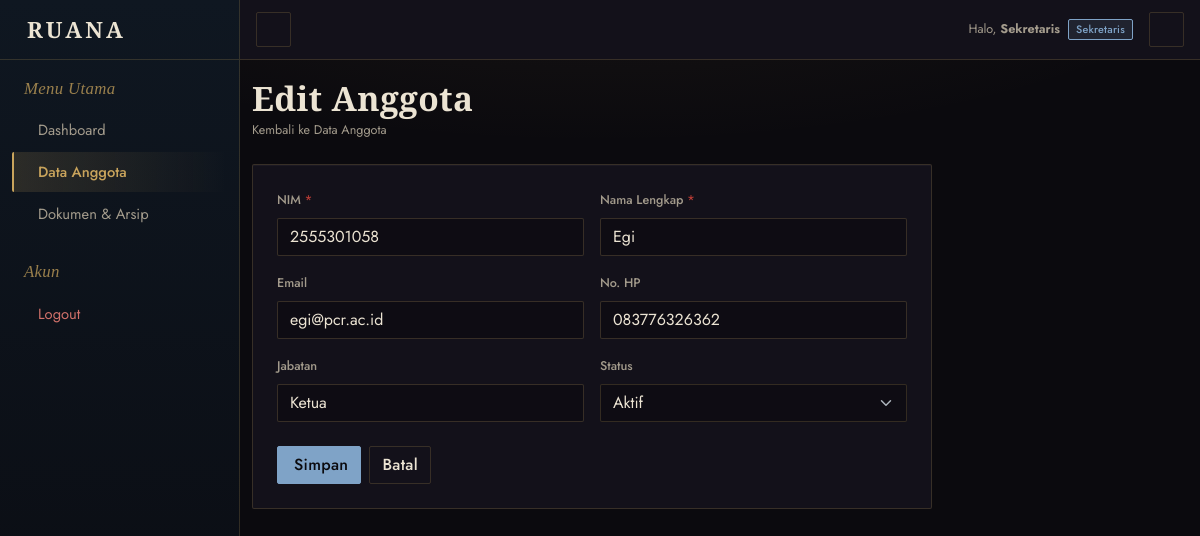
Page /index.php?page=anggota&action=edit&id=10 (signed in) on the committed database.
### tables this page shows
CREATE TABLE `anggota` (
  `id` int NOT NULL,
  `user_id` int DEFAULT NULL,
  `nim` varchar(20) NOT NULL,
  `nama` varchar(100) NOT NULL,
  `email` varchar(100) DEFAULT NULL,
  `no_hp` varchar(20) DEFAULT NULL,
  `jabatan` varchar(100) DEFAULT NULL,
  `status` enum('aktif','tidak aktif') DEFAULT 'aktif',
  `created_at` timestamp NULL DEFAULT CURRENT_TIMESTAMP
);

### app/controllers/AnggotaController.php (called while the page is built, shortened)
<?php
require_once BASE_PATH . '/app/models/Anggota.php';
require_once BASE_PATH . '/app/helpers/Access.php';
class AnggotaController {
    private $anggotaModel;
    public function __construct($conn) {
        $this->anggotaModel = new Anggota($conn);
    }
    public function edit() {
        $id      = isset($_GET['id']) ? (int) $_GET['id'] : 0;
        $anggota = $this->anggotaModel->findById($id);
        $nama  = $_SESSION['user'];
        $role  = $_SESSION['role'];
        require_once BASE_PATH . '/app/views/anggota/form.php';
    }
}

### app/helpers/Access.php (called while the page is built, shortened)
<?php
class Access {
    private static $map = [
        'ketua'      => ['*'],
        'sekretaris' => [self::MODULE_ANGGOTA, self::MODULE_DOKUMEN],
        'bendahara'  => [self::MODULE_KEUANGAN],
        'dosen'      => [self::MODULE_DOKUMEN],
        'anggota'    => [],
    ];
    public static function canAccess(string $role, string $module): bool {
        $role = strtolower(trim($role));
        $allowed = self::$map[$role];
        return in_array($module, $allowed, true);
    }
    public static function menuVisible(string $role, string $module): bool {
        return self::canAccess($role, $module);
    }
}

### app/models/Anggota.php (called while the page is built, shortened)
<?php
class Anggota {
    private $conn;
    private $table = 'anggota';
    public function __construct($conn) {
        $this->conn = $conn;
    }
    public function findById($id) {
        $id = (int) $id;
        $query = "SELECT * FROM {$this->table} WHERE id = $id LIMIT 1";
        $result = mysqli_query($this->conn, $query);
        if (mysqli_num_rows($result) > 0) {
            return mysqli_fetch_assoc($result);
        }
        return null;
    }
}

### app/views/anggota/form.php (the view, shortened to what this page needs)
<?php require_once BASE_PATH . '/app/helpers/Access.php'; ?>
<?php
$roleColors = [
    'ketua'      => ['primary' => '#c9a45c', 'dark' => '#1f1610', 'bg' => 'rgba(201,164,92,0.12)',  'text' => '#c9a45c'],
    'sekretaris' => ['primary' => '#7fa3c7', 'dark' => '#0f1721', 'bg' => 'rgba(127,163,199,0.12)', 'text' => '#7fa3c7'],
    'bendahara'  => ['primary' => '#8fb08a', 'dark' => '#0f1a15', 'bg' => 'rgba(143,176,138,0.12)', 'text' => '#8fb08a'],
    'dosen'      => ['primary' => '#a48fc9', 'dark' => '#171221', 'bg' => 'rgba(164,143,201,0.12)', 'text' => '#a48fc9'],
    'anggota'    => ['primary' => '#b5ada0', 'dark' => '#16141a', 'bg' => 'rgba(181,173,160,0.10)', 'text' => '#b5ada0'],
];
$color = $roleColors[$role] ?? $roleColors['anggota'];
?>
<!DOCTYPE html>
<html lang="id" data-bs-theme="dark">
<head>
  <link rel="stylesheet" href="https://cdn.jsdelivr.net/npm/bootstrap@5.3.0/dist/css/bootstrap.min.css">
  <link rel="stylesheet" href="https://cdn.jsdelivr.net/npm/@tabler/icons-webfont@latest/tabler-icons.min.css">
  <link rel="stylesheet" href="../public/css/style.css?v=<?= @filemtime(BASE_PATH . '/public/css/style.css') ?: time() ?>">
</head>
<body>
<nav id="topbar" class="navbar bg-white border-bottom fixed-top topbar px-3 d-flex justify-content-between">
  <div class="d-flex align-items-center gap-2">
    <button id="toggleBtn" class="d-none d-lg-inline-flex btn btn-light btn-icon btn-sm">
    </button>
  </div>
  <div class="d-flex align-items-center gap-2">
    <span class="small text-muted">Halo, <strong><?= htmlspecialchars($nama) ?></strong></span>
    <span class="badge rounded-pill" style="background-color:<?= $color['bg'] ?>; color:<?= $color['primary'] ?>;">
      <?= htmlspecialchars(ucfirst($role)) ?>
    </span>
    <a href="index.php?page=login&action=logout" class="btn btn-light btn-icon btn-sm ms-2" title="Logout">
    </a>
  </div>
</nav>
<aside id="sidebar" class="sidebar">
  <div class="logo-area">
    <span class="logo-text fw-semibold">RUANA</span>
  </div>
  <ul class="nav flex-column mt-2">
    <li class="px-4 py-2"><small class="text-muted nav-text" style="font-size:11px; ">Menu Utama</small></li>
    <li><a class="nav-link" href="index.php?page=dashboard"><i class="ti ti-home"></i><span class="nav-text">Dashboard</span></a></li>
    <?php if (Access::menuVisible($role, Access::MODULE_ANGGOTA)): ?>
    <li><a class="nav-link active" href="index.php?page=anggota&action=index"><i class="ti ti-users"></i><span class="nav-text">Data Anggota</span></a></li>
    <?php endif; ?>
    <?php if (Access::menuVisible($role, Access::MODULE_DOKUMEN)): ?>
    <li><a class="nav-link" href="index.php?page=dokumen&action=index"><i class="ti ti-file-text"></i><span class="nav-text">Dokumen & Arsip</span></a></li>
    <?php endif; ?>
    <li class="px-4 pt-4 pb-2"><small class="text-muted nav-text" style="font-size:11px; ">Akun</small></li>
    <li><a class="nav-link text-danger" href="index.php?page=login&action=logout"><i class="ti ti-logout"></i><span class="nav-text">Logout</span></a></li>
  </ul>
</aside>
<main id="content" class="content py-10">
  <div class="container-fluid">
    <div class="mb-4">
      <h1 class="fs-4 mb-1"><?= isset($anggota['id']) ? 'Edit Anggota' : 'Tambah Anggota' ?></h1>
      <p class="text-muted small mb-0">
        <a href="index.php?page=anggota&action=index" class="text-decoration-none text-muted">
          <i class="ti ti-arrow-left"></i> Kembali ke Data Anggota
        </a>
      </p>
    </div>
    <div class="card border-0" style="max-width:680px;">
      <div class="card-body p-4">
        <?php
          $isEdit = isset($anggota['id']);
          $action = $isEdit
            ? 'index.php?page=anggota&action=update&id=' . $anggota['id']
            : 'index.php?page=anggota&action=store';
        ?>
        <form action="<?= $action ?>" method="POST">
          <div class="row g-3">
            <div class="col-md-6">
              <label class="form-label small fw-medium">NIM <span class="text-danger">*</span></label>
              <input type="text" name="nim" class="form-control"
                     value="<?= htmlspecialchars($anggota['nim'] ?? '') ?>"
                     placeholder="Contoh: 2555301064" required autofocus>
            </div>
            <div class="col-md-6">
              <label class="form-label small fw-medium">Nama Lengkap <span class="text-danger">*</span></label>
              <input type="text" name="nama" class="form-control"
                     value="<?= htmlspecialchars($anggota['nama'] ?? '') ?>"
                     placeholder="Nama lengkap anggota" required>
            </div>
            <div class="col-md-6">
              <label class="form-label small fw-medium">Email</label>
              <input type="email" name="email" class="form-control"
                     value="<?= htmlspecialchars($anggota['email'] ?? '') ?>"
                     placeholder="email@pcr.ac.id">
            </div>
            <div class="col-md-6">
              <label class="form-label small fw-medium">No. HP</label>
              <input type="text" name="no_hp" class="form-control"
                     value="<?= htmlspecialchars($anggota['no_hp'] ?? '') ?>"
                     placeholder="08xxxxxxxxxx">
            </div>
            <div class="col-md-6">
              <label class="form-label small fw-medium">Jabatan</label>
              <input type="text" name="jabatan" class="form-control"
                     value="<?= htmlspecialchars($anggota['jabatan'] ?? '') ?>"
                     placeholder="Contoh: Ketua, Sekretaris, Anggota">
            </div>
            <div class="col-md-6">
              <label class="form-label small fw-medium">Status</label>
              <?php $status = $anggota['status'] ?? 'aktif'; ?>
              <select name="status" class="form-select">
                <option value="aktif" <?= $status === 'aktif' ? 'selected' : '' ?>>Aktif</option>
              </select>
            </div>
          </div>
          <div class="d-flex gap-2 mt-4">
            <button type="submit" class="btn text-white fw-medium" style="background-color:<?= $color['primary'] ?>; border-color:<?= $color['primary'] ?>;">
              <i class="ti ti-device-floppy me-1"></i> Simpan
            </button>
            <a href="index.php?page=anggota&action=index" class="btn btn-light fw-medium">
              Batal
            </a>
          </div>
        </form>
      </div>
    </div>
  </div>
</main>
</body>
</html>

### rows in the picture
anggota: nim "2555301058", nama "Egi", email "egi@pcr.ac.id", no_hp "083776326362", jabatan "Ketua", status "Aktif"

### other values in the picture
$nama "Sekretaris"
$role "Sekretaris"
